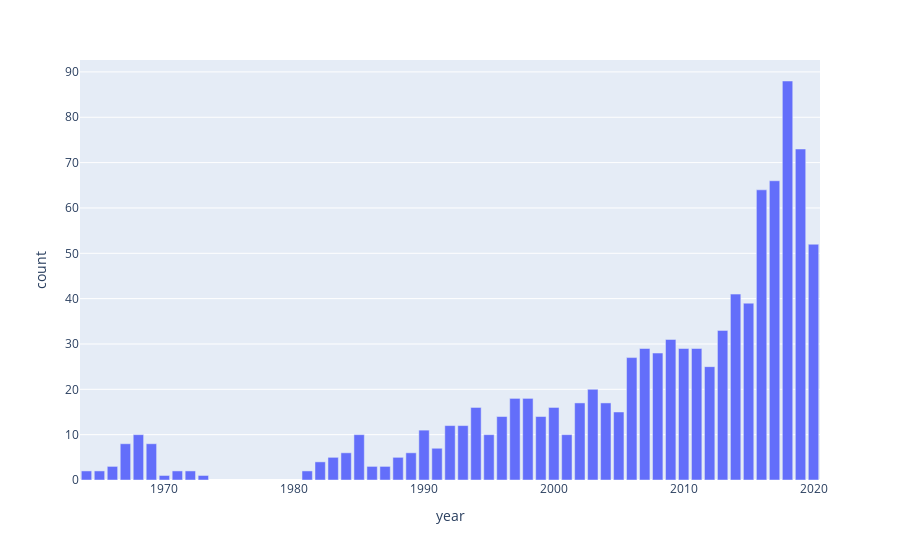

Notebook source saved alongside this figure:
### Markdown cell above
# Chart the Number of Launches per Year

### Code cell
df_data_clear['date'] = pd.to_datetime(df_data['Date'])
df_data_clear['year'] = df_data_clear['date'].apply(lambda datetime: datetime.year)

ds = df_data_clear['year'].value_counts().reset_index()
ds.columns = ['year', 'count']

fig = px.bar(ds, x='year', y='count')
fig.show()

### Figure 1 — Plotly figure (JSON) as saved in the notebook; plotly's stock layout.template omitted (floating-point values rounded to 4 significant figures)
{"data": [{"alignmentgroup": "True", "hovertemplate": "year=%{x}<br>count=%{y}<extra></extra>", "legendgroup": "", "marker": {"color": "#636efa", "pattern": {"shape": ""}}, "name": "", "offsetgroup": "", "orientation": "v", "showlegend": false, "textposition": "auto", "type": "bar", "x": [2018, 2019, 2017, 2016, 2020, 2014, 2015, 2013, 2009, 2011, 2010, 2007, 2008, 2006, 2012, 2003, 1998, 1997, 2004, 2002, 1994, 2000, 2005, 1999, 1996, 1993, 1992, 1990, 1968, 1985, 1995, 2001, 1969, 1967, 1991, 1989, 1984, 1983, 1988, 1982, 1987, 1986, 1966, 1965, 1964, 1971, 1972, 1981, 1970, 1973], "xaxis": "x", "y": [88, 73, 66, 64, 52, 41, 39, 33, 31, 29, 29, 29, 28, 27, 25, 20, 18, 18, 17, 17, 16, 16, 15, 14, 14, 12, 12, 11, 10, 10, 10, 10, 8, 8, 7, 6, 6, 5, 5, 4, 3, 3, 3, 2, 2, 2, 2, 2, 1, 1], "yaxis": "y"}], "layout": {"barmode": "relative", "legend": {"tracegroupgap": 0}, "margin": {"t": 60}, "xaxis": {"anchor": "y", "domain": [0, 1], "title": {"text": "year"}}, "yaxis": {"anchor": "x", "domain": [0, 1], "title": {"text": "count"}}}}
